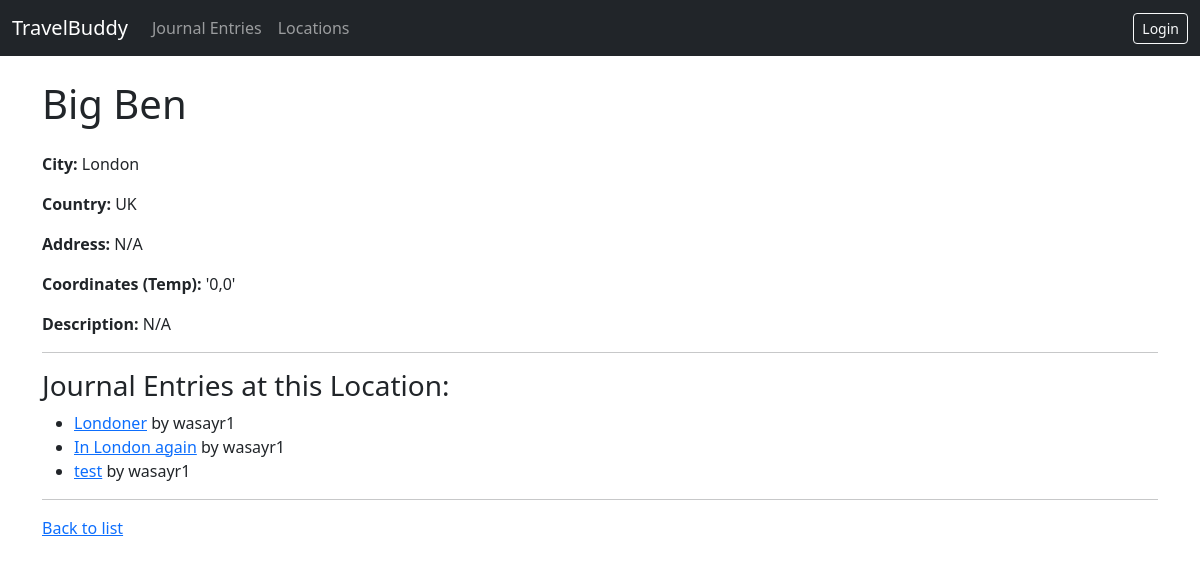
The page /project/location/1/ on the database as committed earlier.
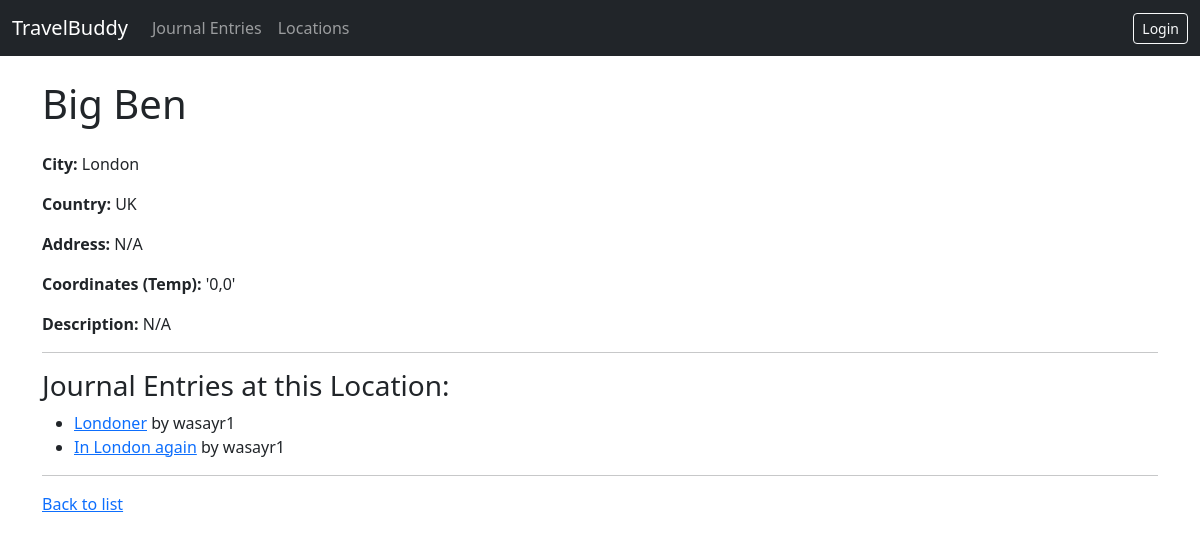
The same page on the database as committed later.
### project/models.py (models this page shows, shortened)
class JournalEntry(models.Model):
    VISIBILITY_CHOICES = [
        ('public', 'Public'),
        ('private', 'Private'),
    ]
    title = models.CharField(max_length=200)
    content = models.TextField()
    created_date = models.DateTimeField(auto_now_add=True)
    updated_date = models.DateTimeField(auto_now=True)
    user = models.ForeignKey(User, on_delete=models.CASCADE, related_name='journal_entries')
    location = models.ForeignKey(Location, on_delete=models.PROTECT, related_name='journal_entries') # Protect locations if entries exist
    image = models.ImageField(upload_to='journal_images/', blank=True, null=True)
    visibility = models.CharField(max_length=10, choices=VISIBILITY_CHOICES, default='private')
    tags = models.ManyToManyField(Tag, blank=True, related_name='journal_entries')

### project/views.py (the view)
# urls.py: path('location/<int:pk>/', views.LocationDetailView.as_view(), name='location-detail'),
class LocationDetailView(generic.DetailView):
    model = Location
    context_object_name = 'location'
    template_name = 'project/location_detail.html'

### project/templates/project/location_detail.html (shortened to what this page needs)
{% extends "project/base.html" %}
{% block header %}{{ location.name }}{% endblock %}
{% block content %}
    <p><strong>City:</strong> {{ location.city }}</p>
    <p><strong>Country:</strong> {{ location.country }}</p>
    <p><strong>Address:</strong> {{ location.address|default:"N/A" }}</p>
    <p><strong>Coordinates (Temp):</strong> {{ location.coordinates|default:"N/A" }}</p>
    <p><strong>Description:</strong> {{ location.description|default:"N/A"|linebreaksbr }}</p>
    <hr>
    <h3>Journal Entries at this Location:</h3>
    {% with entries=location.journal_entries.all %}
        {% if entries %}
            <ul>
            {% for entry in entries %}
                <li><a href="{% url 'project:entry-detail' pk=entry.pk %}">{{ entry.title }}</a> by {{ entry.user.username }}</li>
            {% endfor %}
            </ul>
        {% else %}
            <p>No journal entries recorded here yet.</p>
        {% endif %}
    {% endwith %}
    <hr>
    <a href="{% url 'project:location-list' %}">Back to list</a>
{% endblock %}

Rows that differ between the two databases and show on the page:
removed JournalEntry: title "test", user.username "wasayr1"
